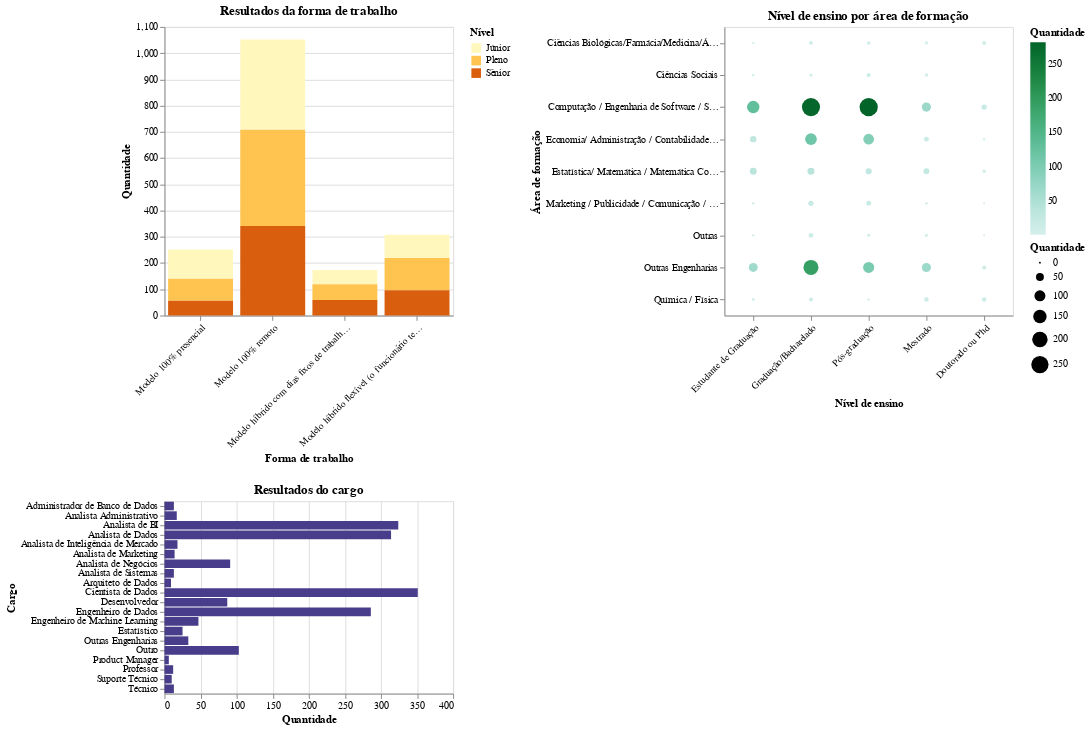

Source (notebook cell):
### Code cell
forma_trabalho_area_nivel = alt.hconcat(forma_trabalho, area_nivel.interactive()).resolve_scale(
    color='independent',
    size='independent'
)


vis_pergunta_3 = alt.vconcat(forma_trabalho_area_nivel, cargo.interactive()).resolve_scale(
    color='independent', 
    size='independent'
)

vis_pergunta_3

### Figure 1 — Vega-Lite specification as saved in the notebook (floating-point values rounded to 4 significant figures; data arrays with more than 128 entries replaced by an {"elided": "..."} marker saying what was removed)
{"config": {"view": {"continuousWidth": 400, "continuousHeight": 300}}, "vconcat": [{"hconcat": [{"mark": {"type": "bar", "color": "#6A5ACD", "tooltip": true}, "encoding": {"color": {"type": "nominal", "field": "Nivel", "scale": {"range": ["#fff7bc", "#fec44f", "#d95f0e"]}, "title": "Nível"}, "opacity": {"condition": {"value": 1, "selection": "selector008"}, "value": 0.2}, "x": {"type": "nominal", "axis": {"labelAngle": -45}, "field": "Forma de Trabalho", "title": "Forma de trabalho"}, "y": {"type": "quantitative", "aggregate": "count", "title": "Quantidade"}}, "height": 300, "selection": {"selector008": {"type": "multi", "fields": ["Forma de Trabalho"], "empty": "all", "encodings": ["x", "color"]}}, "title": "Resultados da forma de trabalho", "width": 300}, {"mark": {"type": "circle", "tooltip": true}, "encoding": {"color": {"type": "quantitative", "aggregate": "count", "scale": {"scheme": "bluegreen"}, "title": "Quantidade"}, "opacity": {"condition": {"value": 1, "selection": "selector009"}, "value": 0.2}, "size": {"type": "quantitative", "aggregate": "count", "title": "Quantidade"}, "x": {"type": "nominal", "axis": {"labelAngle": -45}, "field": "Nivel de Ensino", "sort": ["Estudante de Graduação", "Graduação/Bacharelado", "Pós-graduação", "Mestrado", "Doutorado ou Phd"], "title": "Nível de ensino"}, "y": {"type": "nominal", "field": "Area de Formacao", "title": "Área de formação"}}, "height": 300, "selection": {"selector009": {"type": "interval", "empty": "all"}, "selector010": {"type": "interval", "bind": "scales", "encodings": ["x", "y"]}}, "title": "Nível de ensino por área de formação", "transform": [{"filter": {"selection": "selector008"}}], "width": 300}], "resolve": {"scale": {"color": "independent", "size": "independent"}}}, {"mark": {"type": "bar", "color": "#483D8B", "tooltip": true}, "encoding": {"x": {"type": "quantitative", "aggregate": "count", "title": "Quantidade"}, "y": {"type": "nominal", "field": "Cargo", "title": "Cargo"}}, "height": 200, "selection": {"selector011": {"type": "interval", "bind": "scales", "encodings": ["x", "y"]}}, "title": "Resultados do cargo", "transform": [{"filter": {"selection": "selector009"}}, {"filter": {"selection": "selector008"}}], "width": 300}], "data": {"name": "data-baaba24284f2064f502ce50381eedc0f"}, "resolve": {"scale": {"color": "independent", "size": "independent"}}, "$schema": "https://vega.github.io/schema/vega-lite/v4.8.1.json", "datasets": {"data-baaba24284f2064f502ce50381eedc0f": {"elided": "1786 records"}}}
